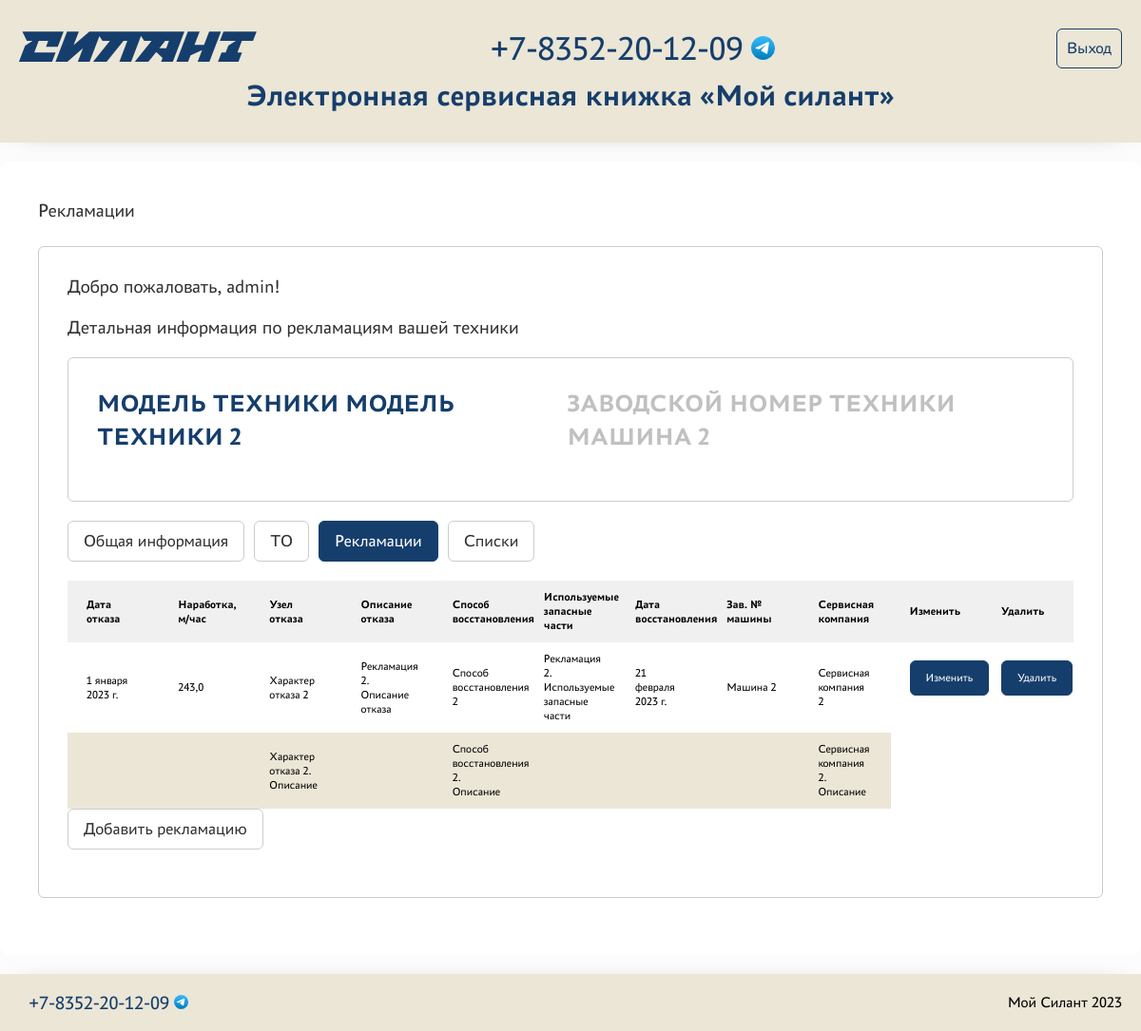
The app's page /complaint/7/ (signed in) with its own data.
### service/models.py (models this page shows, shortened)
class Machine(models.Model):
    number_machine = models.TextField(unique=True, verbose_name='Зав. № машины')
    technique_model = models.ForeignKey(TechniqueModel, verbose_name='Модель техники', on_delete=models.CASCADE)
    engine_model = models.ForeignKey(EngineModel, verbose_name='Модель двигателя', on_delete=models.CASCADE)
    engine_number = models.TextField(verbose_name='Зав. № двигателя')
    transmission_model = models.ForeignKey(TransmissionModel, verbose_name='Модель трансмиссии', on_delete=models.CASCADE)
    transmission_number = models.TextField(verbose_name='Зав. № трансмиссии')
    drive_axle_model = models.ForeignKey(DriveAxleModel, verbose_name='Модель ведущего моста', on_delete=models.CASCADE)
    drive_axle_number = models.TextField(verbose_name='Зав. № ведущего моста')
    steering_bridge_model = models.ForeignKey(SteeringBridgeModel, verbose_name='Модель управляемого моста', on_delete=models.CASCADE)
    steering_bridge_number = models.TextField(verbose_name='Зав. № управляемого моста')
    supply_contract = models.TextField(verbose_name='Договор поставки №, дата')
    shipping_date = models.DateField(verbose_name='Дата отгрузки с завода')
    consignee = models.TextField(verbose_name='Грузополучатель (конечный потребитель)')
    delivery_address = models.TextField(verbose_name='Адрес поставки (эксплуатации)')
    equipment = models.TextField(verbose_name='Комплектация (доп. опции)')
    client = models.TextField(verbose_name='Клиент')
    service_company = models.ForeignKey(ServiceCompany, verbose_name='Сервисная компания', on_delete=models.CASCADE)
    def __str__(self):
        return self.number_machine
    class Meta:
        verbose_name = 'Машина'
        ordering = ['-shipping_date']

class TechniqueModel(models.Model):
    name = models.TextField(verbose_name='Название')
    description = models.TextField(verbose_name='Описание')
    def __str__(self):
        return self.name
    class Meta:
        verbose_name = 'Модель техники'

class Complaint(models.Model):
    date_rejection = models.DateField(verbose_name='Дата отказа')
    operating_time = models.FloatField(verbose_name='Наработка, м/час')
    failure_node = models.ForeignKey(FailureNode, verbose_name='Узел отказа', on_delete=models.CASCADE)
    failure_description = models.TextField(verbose_name='Описание отказа')
    recovery_method = models.ForeignKey(RecoveryMethod, verbose_name='Способ восстановления', on_delete=models.CASCADE)
    spare_parts = models.TextField(verbose_name='Используемые запасные части', null=True, blank=True)
    recovery_date = models.DateField(verbose_name='Дата восстановления')
    machine_complaint = models.ForeignKey(Machine, verbose_name='Зав. № машины', on_delete=models.CASCADE)
    service_company_complaint = models.ForeignKey(ServiceCompany, verbose_name='Сервисная компания', on_delete=models.CASCADE)
    class Meta:
        verbose_name = 'Рекламации'
        ordering = ['-date_rejection']

class FailureNode(models.Model):
    name = models.TextField(verbose_name='Название')
    description = models.TextField(verbose_name='Описание')
    def __str__(self):
        return self.name
    class Meta:
        verbose_name = 'Характер отказа'

class RecoveryMethod(models.Model):
    name = models.TextField(verbose_name='Название')
    description = models.TextField(verbose_name='Описание')
    def __str__(self):
        return self.name
    class Meta:
        verbose_name = 'Способ восстановления'

class ServiceCompany(models.Model):
    name = models.TextField(verbose_name='Название')
    description = models.TextField(verbose_name='Описание')
    def __str__(self):
        return self.name
    class Meta:
        verbose_name = 'Сервисная компания'

### service/views.py (the view)
# urls.py: path('complaint/<int:complaint_id>/', complaint_detail, name='complaint_detail'),
def complaint_detail(request, complaint_id):
    is_aut = request.user.groups.exists()
    manager = request.user.groups.filter(name='Менеджер')
    if not manager.exists():
        is_manager = 'НЕ Менеджер'
    else:
        is_manager = 'Менеджер'
    if is_aut:
        complaint_d = Complaint.objects.get(pk=complaint_id)
        machine = Machine.objects.get(number_machine=complaint_d.machine_complaint)
        node = FailureNode.objects.get(name=complaint_d.failure_node)
        recovery = RecoveryMethod.objects.get(name=complaint_d.recovery_method)
        service = ServiceCompany.objects.get(name=complaint_d.service_company_complaint)
        context = {'complaint_d': complaint_d,
                   'machine': machine,
                   'is_aut': is_aut,
                   'node': node,
                   'recovery': recovery,
                   'service': service,
                   'is_manager': is_manager
                   }
    else:
        complaint_d = 'Авторизуйтесь'
        context = {'complaint_d': complaint_d}
    return render(request, 'complaint_detail.html', context)

### templates/complaint_detail.html
{% extends 'base.html' %}
{% load static %}
{% block content %}
    <div id="content">
      <div class="centrator">
        <section>
  <div class="line">
    <span class="title">
      Рекламации
    </span>
  </div>
  <div class="line">
    <div class="column">
      <div class="search_result">
        {% if is_aut %}
        <div class="result_info">
          <span>Добро пожаловать, {{request.user.username}}!</span>
        </div>
        <div class="result_info">
          <span>Детальная информация по рекламациям вашей техники</span>
        </div>
        <div class="search_result">
        <div class="result_info">
          <div class="machine">
            <span>
              Модель техники {{machine.technique_model}}
            </span>
            <span>
              Заводской номер техники {{machine.number_machine}}
            </span>
          </div>
        </div>
      </div>
         <div class="result_collection">
          <div class="tabs">
            <a href="{% url 'machine_detail' machine.pk %}">
            <div class="tab">
              <span>
                Общая информация
              </span>
            </div>
            </a>
            <a href="{% url 'to_detail' machine.pk %}">
              <div class="tab">
              <span>
                ТО
              </span>
            </div>
            </a>
            <a href="{% url 'complaint_detail' machine.pk %}">
            <div class="tab active">
              <span>
                Рекламации
              </span>
            </div>
            </a>
            {% if is_manager == 'Менеджер' %}
            <a href="/servisecomp/">
            <div class="tab">
              <span>
                Списки
              </span>
            </div>
            </a>
            {% endif %}
          </div>
         </div>
        <div class="result_collection">
          <table>
            <tbody><tr>
              <th class="nam left">Дата отказа</th>
              <th class="nam left">Наработка, м/час</th>
              <th class="nam left">Узел отказа</th>
              <th class="nam left">Описание отказа</th>
              <th class="nam left">Способ восстановления</th>
              <th class="nam left">Используемые запасные части</th>
              <th class="nam left">Дата восстановления</th>
              <th class="nam left">Зав. № машины</th>
              <th class="nam left">Сервисная компания</th>
              <th class="nam left">Изменить</th>
              <th class="nam left">Удалить</th>
            <tr>
              <td class="nam left">{{complaint_d.date_rejection}}</td>
              <td class="nam left">{{complaint_d.operating_time}}</td>
              <td class="nam left">{{complaint_d.failure_node}}</td>
              <td class="nam left">{{complaint_d.failure_description}}</td>
              <td class="nam left">{{complaint_d.recovery_method}}</td>
              <td class="nam left">{{complaint_d.spare_parts}}</td>
              <td class="nam left">{{complaint_d.recovery_date}}</td>
              <td class="nam left">{{complaint_d.machine_complaint}}</td>
              <td class="nam left">{{complaint_d.service_company_complaint}}</td>
              <td class="nam left">
                <div class="tabs">
                  <a href="{% url 'complaint_update' complaint_d.pk %}">
                    <div class="tab active">
                      <span>
                        <div class="smalltext">Изменить</div>
                      </span>
                    </div>
                  </a>
                </div>
              </td>
              <td class="nam left">
                <div class="tabs">
                  <a href="{% url 'complaint_delete' complaint_d.pk %}">
                    <div class="tab active">
                      <span>
                        <div class="smalltext">Удалить</div>
                      </span>
                    </div>
                  </a>
                </div>
              </td>
            </tr>
            </tr>
            <tr>
              <td class="nam left"></td>
              <td class="nam left"></td>
              <td class="nam left">{{node.description}}</td>
              <td class="nam left"></td>
              <td class="nam left">{{recovery.description}}</td>
              <td class="nam left"></td>
              <td class="nam left"></td>
              <td class="nam left"></td>
              <td class="nam left">{{service.description}}</td>
            </tr>
          </tbody></table>
           <div class="tabs">
                  <a href="{% url 'complaint_create' %}">
                    <div class="tab">
                      <span>
                        Добавить рекламацию
                      </span>
                    </div>
                  </a>
                </div>
          {% else %}
          <div class="search_result empty_result">
            <span>
              Для просмотра страницы необходима автризация
            </span>
          </div>
          {% endif %}
        </div>
      </div>
    </div>
  </div>        </section>
      </div>
    </div>
{% endblock content %}

### static/css/style.css (style rules this page uses)
:root { --blue: #163e6c; --red: #d20a11; --beige: #ebe6d6; --basic-text-color: #333; --basic-border-color: #ccc; }
.smalltext { font-size: 12px; }
* { padding: 0; margin: 0; }
p, span, li { color: var(--basic-text-color); }
a:link, a:any-link { color: var(--blue); text-decoration: none; }
div, input, footer, section { box-sizing: border-box; position: relative; }
body { min-height: 100vh; background: #fcfcfc; font-family: Astra Sans, Helvetica, Arial, sans-serif; }
.line { display: flex; flex-direction: row; width: 100%; }
.column { flex-direction: column; width: 100%; }
.centrator { min-width: 80%; }
#content { align-self: stretch; display: flex; flex: 1; justify-content: center; }
#content section { background: #fff; width: 100%; margin: 20px 0; padding: 40px; border-radius: 10px; height: min-content; }
#content section .search_result { border: 1px solid var(--basic-border-color); padding: 30px; margin: 20px 0; border-radius: 6px; }
#content section .search_result .result_info span { font-size: 20px; display: block; margin: 0 0 20px; }
#content section .search_result .result_info .machine { display: flex; flex-direction: row; }
#content section .search_result .result_info .machine span { line-height: 35px; font-size: 26px; text-transform: uppercase; color: var(--blue); font-weight: bold; display: inline; }
#content section .search_result .result_info .machine span + span { font-size: 26px; margin: 0 0 0 20px; color: var(--basic-text-color); opacity: .3; }
#content section .search_result .result_collection .tabs { display: flex; margin-bottom: 20px; }
#content section .search_result .result_collection .tabs .tab { padding: 10px 16px; border-radius: 6px; margin-right: 10px; border: 1px solid var(--basic-border-color); cursor: pointer; }
#content section .search_result .result_collection .tabs .tab span { font-size: 18px; }
#content section .search_result .result_collection .tabs .tab.active, #content section .search_result .result_collection .tabs .tab:hover { border-color: var(--blue); background: var(--blue); }
#content section .search_result .result_collection .tabs .tab.active span, #content section .search_result .result_collection .tabs .tab:hover span { color: #fff; }
#content section .search_result .result_collection table { border-spacing: 0; max-width: 100%; min-width: 100%; empty-cells: show; }
#content section .search_result .result_collection table tr th { background: #f0f0f0; font-weight: bold; font-size: 12px; }
#content section .search_result .result_collection table tr td { border-spacing: 0; }
#content section .search_result .result_collection table tr:nth-child(2n+1) td { background: var(--beige); }
#content section .search_result .result_collection table tr td, #content section .search_result .result_collection table tr th { padding: 10px 20px; }
#content section .search_result .result_collection table tr td.left, #content section .search_result .result_collection table tr th.left { text-align: left; }
#content section .search_result .result_collection table tr td.nam, #content section .search_result .result_collection table tr th.nam { min-width: 10px; max-width: 50px; font-size: 12px; }
@media (min-width: 641px) and (max-width: 1366px) { #content section .search_result .result_collection a:link, #content section .search_result .result_collection a:any-link { color: green !important; } }
#content section .title { font-size: 20px; cursor: default; margin-bottom: 6px; }

### records on screen
Machine: technique_model "МОДЕЛЬ ТЕХНИКИ 2", number_machine "МАШИНА 2"
Complaint: date_rejection "1 января 2023 г.", operating_time "243,0", failure_node "Характер отказа 2", failure_description "Рекламация 2. Описание отказа", recovery_method "Способ восстановления 2", spare_parts "Рекламация 2. Используемые запасные части", recovery_date "21 февраля 2023 г.", machine_complaint "Машина 2", service_company_complaint "Сервисная компания 2"
FailureNode: description "Характер отказа 2. Описание"
RecoveryMethod: description "Способ восстановления 2. Описание"
ServiceCompany: description "Сервисная компания 2. Описание"

### other values on screen
{{ request.user.username }} "admin"
